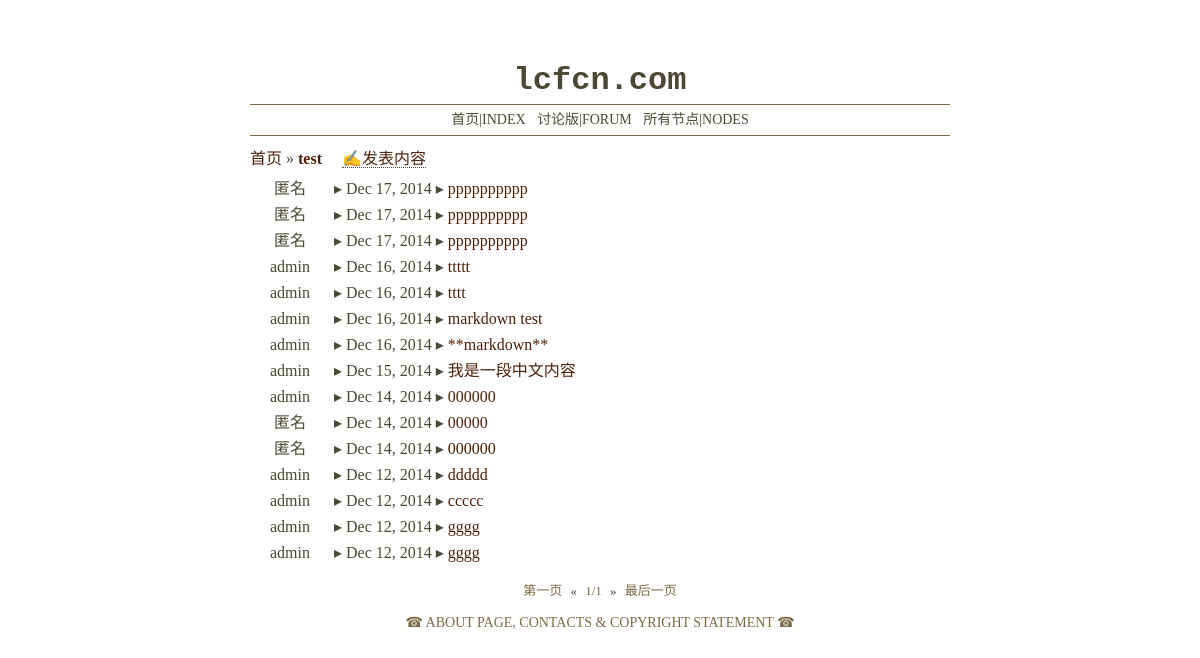
The page /forum/node/1/ on the database as committed earlier.
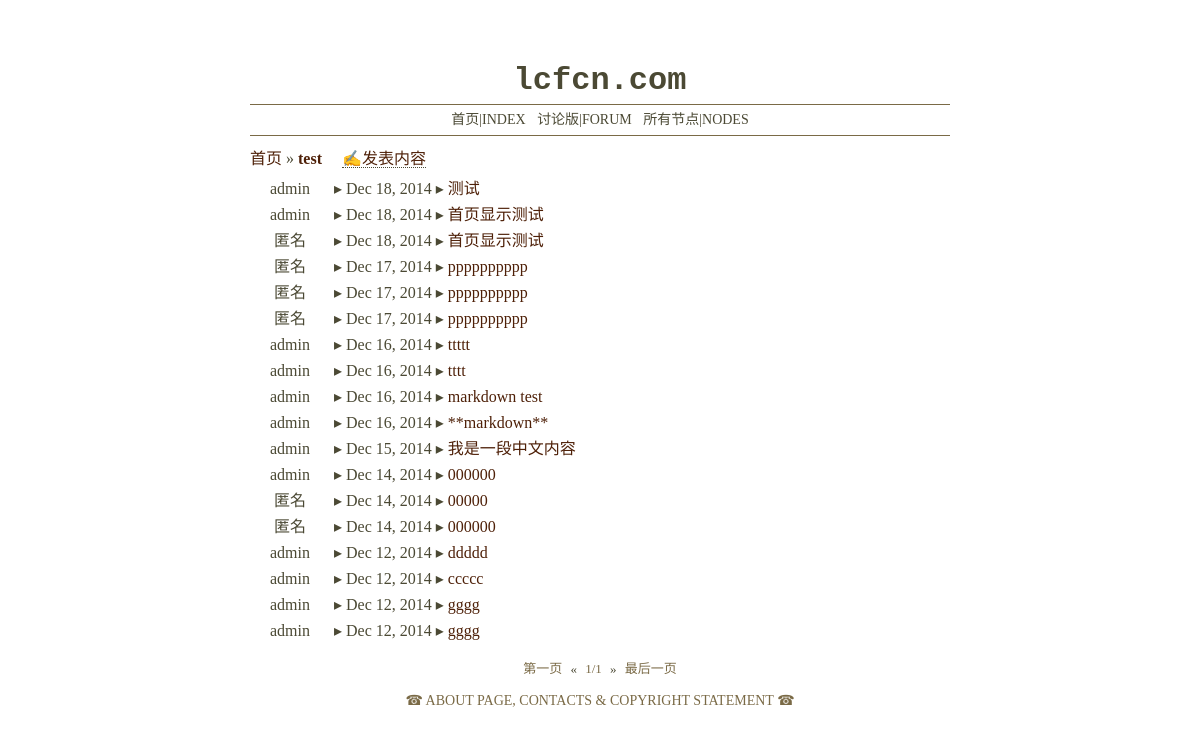
The same page on the database as committed later.
### forum/models.py (models this page shows, shortened)
class DateTimeBase(models.Model):
    created = models.DateTimeField(auto_now_add=True)
    last_edited = models.DateTimeField(auto_now=True)
    class Meta:
        abstract = True

class NodeTag(DateTimeBase):
    name = models.CharField(max_length=50, error_messages={
        'blank': u"节点的名称不能为空",
        'null': u"节点的名称不能为空",
        'invalid': u"您输入了一个无效的节点名称，节点名称的长度不能超过50个字符"
    }, help_text=u"☞节点名称为必填且不能超过50个字符",
                            verbose_name=u"节点名称")
    description = models.TextField(blank=True, null=True,
                                   help_text=u"☞关于节点讨论主题的简要描述",
                                   verbose_name=u"节点描述")

class PostBase(DateTimeBase):
    title = models.CharField(max_length=200, error_messages={
        'blank': u"标题不能为空",
        'null': u"标题不能为空",
        'invalid': u"您输入了一个无效的标题，标题的长度请控制在100个字符内"
    }, help_text=u"☞标题为必填且不能超过100个字符",
                             verbose_name=u"标题")
    content = models.TextField(blank=True, null=True,
                               help_text=u"☞正文可以留空，但不要输入无意义的内容",
                               verbose_name=u"正文")
    author = models.ForeignKey(User, blank=True, null=True, related_name='%(class)s', on_delete=models.SET_NULL)
    content_md = models.TextField(blank=True, null=True)
    bygod = models.BooleanField(blank=True, default=False,
                                help_text=u"☞将这篇文章归入管理员文集",
                                verbose_name=u"归档")
    class Meta:
        abstract = True

class Post(PostBase):
    node = models.ForeignKey(NodeTag, null=True, related_name='posts', on_delete=models.SET_NULL)

### forum/views.py (the view)
# urls.py: url(r'^forum/node/(?P<pk>\d+)/$', views.NodetagDetail.as_view(), name='nodetag-detail'),
class NodetagDetail(ListView):
    model = Post
    template_name = 'forum/nodetag/detail.html'
    paginate_by = 25
    page_kwarg = 'p'
    def get_queryset(self):
        all_posts = super(NodetagDetail, self).get_queryset()
        posts_belong_to_this_node = all_posts.filter(node=self.kwargs['pk'])
        return posts_belong_to_this_node
    def get_context_data(self, **kwargs):
        context = super(NodetagDetail, self).get_context_data(**kwargs)
        context['nodetag'] = get_object_or_404(NodeTag, pk=self.kwargs['pk'])
        return context

### forum/templates/forum/nodetag/detail.html (shortened to what this page needs)
{% extends "forum/base.html" %}
{% load i18n %}
    {% block container %}
        <div class="guide-bar">
            <a href="/">首页</a>
            »
            <a href="{% url 'nodetag-detail' pk=nodetag.pk %}"><b>{{ nodetag.name }}</b></a>
            <span><a href="{% url 'nodetag-post' pk=nodetag.pk %}">✍发表内容</a></span>
        </div>
        <div id="thread-list">
            {% for post in object_list reversed %}
            <div class="thread-item">
                <span class="thread-author">{{ post.author.username|default:"匿名" }}</span>
                ▸
                <span class="thread-created">{% language 'en' %}{{ post.created|date:"M d, Y" }}{% endlanguage %}</span>
                ▸
                <span class="thread-title">
                    <a href="{% url 'post-detail' pk=post.pk %}">{{ post.title }}</a>
                </span>
            </div>
            {% endfor %}
        </div>
        <div id="page-navi">
            <a href="{% url 'nodetag-detail' pk=nodetag.pk %}">第一页</a>
            «
            <span>{{ page_obj.number }}/{{ paginator.num_pages }}</span>
            »
            <a href="{% url 'nodetag-detail' pk=nodetag.pk %}?p=last">最后一页</a>
        </div>
    {% endblock %}

### forum/templates/forum/base.html (shortened to what this page needs)
{% load staticfiles %}
<!DOCTYPE html>
<html>
<head lang="zh-cn">
    <link rel="stylesheet" href="{% static 'forum/mainstyle.css' %}"/>
</head>
<body>
<div id="container">
    <div id="title">
        <h1><a href="/">lcfcn.com</a></h1>
    </div>
    <div id="navi-bar">
        <a href="{% url 'index' %}">首页|INDEX</a>
        <a href="{% url 'forum-index' %}">讨论版|FORUM</a>
        <a href="{% url 'nodetag-list' %}">所有节点|NODES</a>
    </div>
    {% block container %}
    {% endblock %}
    <div id="footer">☎ ABOUT PAGE, CONTACTS & COPYRIGHT STATEMENT ☎</div>
</div>
</body>
</html>

### forum/static/forum/mainstyle.css (style rules this page uses)
body { font-size: 16px; color: #4B4934; font-family: Georgia, "Times New Roman", Times, serif, sans-serif; }
div { word-break: break-all; word-wrap: break-word; -ms-word-wrap: break-word; }
a { color: #4E2008; text-decoration: none; }
#container { margin: auto; max-width: 700px; }
#title { margin-top: 60px; text-align: center; }
#title a { color: #4B4934; font-family: "Courier New", courier, monospace; }
#title h1 { margin: 5px 0; }
#navi-bar { border-bottom: 1px solid #7A6A46; border-top: 1px solid #7A6A46; font-size: 14px; height: 30px; line-height: 30px; text-align: center; margin-bottom: 10px; }
#navi-bar a { color: #4b4934; margin: auto 4px; }
#footer { font-size: 14px; margin-top: 15px; text-align: center; color: #7A6A46; }
.thread-item { height: 25px; line-height: 25px; overflow: hidden; margin-bottom: 1px; }
.thread-author { display: inline-block; overflow: hidden; text-align: center; vertical-align: top; width: 80px; }
.guide-bar { margin-bottom: 5px; height: 25px; line-height: 25px; }
.guide-bar span { margin-left: 1em; border-bottom: 1px dotted; }
#page-navi { margin-top: 15px; text-align: center; font-size: 13px; }
#page-navi span, #page-navi a { margin-left: 5px; margin-right: 5px; color: #7A6A46; }

Rows that differ between the two databases and show on the page:
added Post: author.username "admin", created "Dec 18, 2014", title "测试"
added Post: author.username "admin", created "Dec 18, 2014", title "首页显示测试"
added Post: author.username "匿名", created "Dec 18, 2014", title "首页显示测试"
